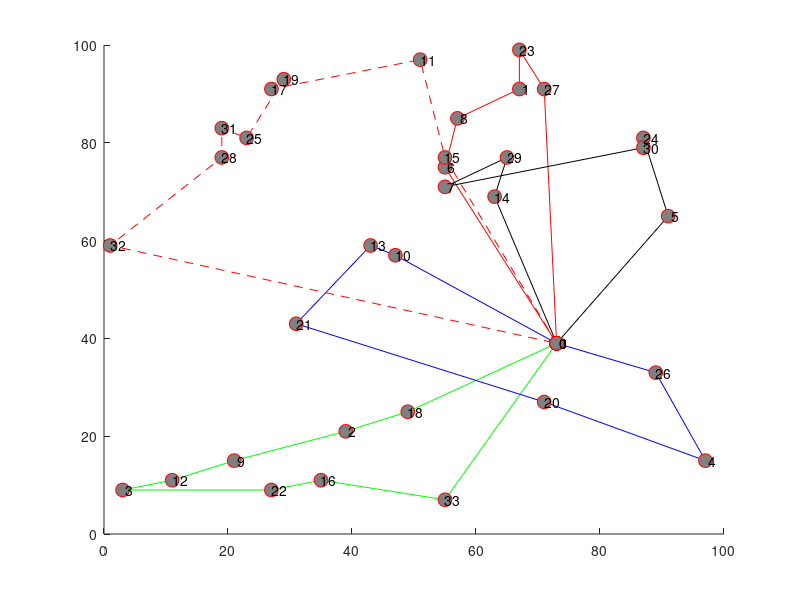

This chart was generated by the following MATLAB code: (Note: this script raises an error after producing the figure.)
hold on;
plot([ 73; 55; 57; 67; 67; 71; 73], [ 39; 75; 85; 91; 99; 91; 39], '-ro', 'MarkerSize', 10, 'MarkerEdgeColor', 'r', 'MarkerFaceColor', [0.5,0.5,0.5]);
text([ 73; 55; 57; 67; 67; 71; 73], [ 39; 75; 85; 91; 99; 91; 39], num2str([   0;   6;   8;   1;  23;  27;   0]));
plot([ 73; 55; 35; 27;  3; 11; 21; 39; 49; 73], [ 39;  7; 11;  9;  9; 11; 15; 21; 25; 39], '-go', 'MarkerSize', 10, 'MarkerEdgeColor', 'r', 'MarkerFaceColor', [0.5,0.5,0.5]);
text([ 73; 55; 35; 27;  3; 11; 21; 39; 49; 73], [ 39;  7; 11;  9;  9; 11; 15; 21; 25; 39], num2str([   0;  33;  16;  22;   3;  12;   9;   2;  18;   0]));
plot([ 73; 47; 43; 31; 71; 97; 89; 73], [ 39; 57; 59; 43; 27; 15; 33; 39], '-bo', 'MarkerSize', 10, 'MarkerEdgeColor', 'r', 'MarkerFaceColor', [0.5,0.5,0.5]);
text([ 73; 47; 43; 31; 71; 97; 89; 73], [ 39; 57; 59; 43; 27; 15; 33; 39], num2str([   0;  10;  13;  21;  20;   4;  26;   0]));
plot([ 73; 91; 87; 87; 55; 65; 63; 73], [ 39; 65; 81; 79; 71; 77; 69; 39], '-ko', 'MarkerSize', 10, 'MarkerEdgeColor', 'r', 'MarkerFaceColor', [0.5,0.5,0.5]);
text([ 73; 91; 87; 87; 55; 65; 63; 73], [ 39; 65; 81; 79; 71; 77; 69; 39], num2str([   0;   5;  24;  30;   7;  29;  14;   0]));
plot([ 73; 55; 51; 27; 29; 23; 19; 19;  1; 73], [ 39; 77; 97; 91; 93; 81; 83; 77; 59; 39], '--ro', 'MarkerSize', 10, 'MarkerEdgeColor', 'r', 'MarkerFaceColor', [0.5,0.5,0.5]);
text([ 73; 55; 51; 27; 29; 23; 19; 19;  1; 73], [ 39; 77; 97; 91; 93; 81; 83; 77; 59; 39], num2str([   0;  15;  11;  17;  19;  25;  31;  28;  32;   0]));
legend('Route 1','Route 2','Route 3','Route 4','Route 5',0);
xlabel('x');
ylabel('y');
